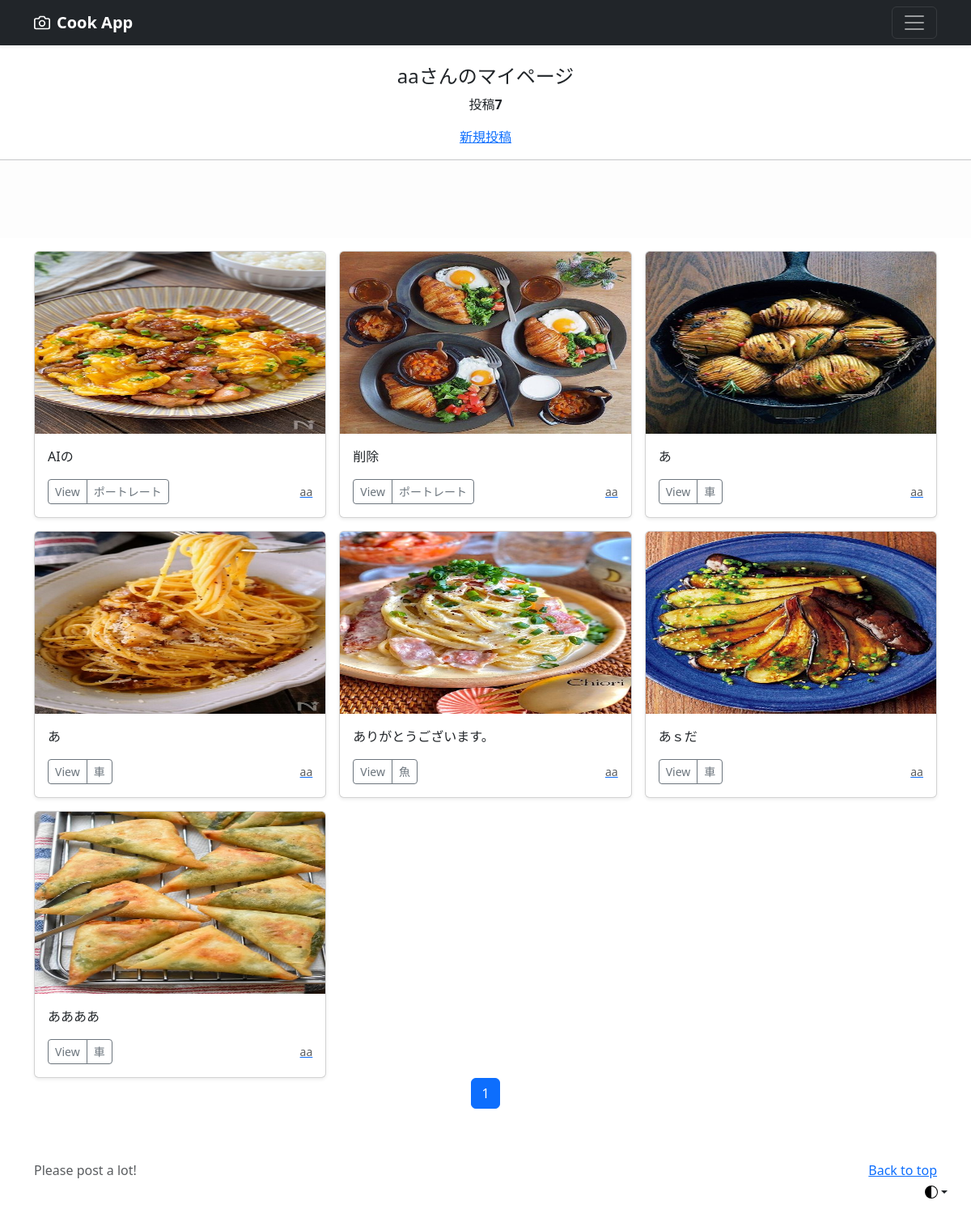
The app's page /mypage/ (signed in) with its own data.
### accounts/models.py (models this page shows)
class CustomUser(AbstractUser):
    pass

### photo/models.py (models this page shows, shortened)
class PhotoPost(models.Model):
    user = models.ForeignKey(
        CustomUser,
        verbose_name='ユーザー',
        on_delete=models.CASCADE
    )
    category = models.ForeignKey(
        Category,
        verbose_name='カテゴリ',
        on_delete=models.PROTECT
    )
    title = models.CharField(
        verbose_name = 'タイトル',
        max_length = 200
    )
    comment = models.TextField(
        verbose_name = 'コメント',
        max_length = 1000
    )
    image1 = models.ImageField(
        verbose_name = '写真1',
        upload_to = 'photos'
    )
    image2 = models.ImageField(
        verbose_name = '写真2',
        upload_to = 'photos',
        blank = True,
        null = True
    )
    posted_at = models.DateTimeField(
        verbose_name = '投稿日',
        auto_now_add = True
    )

class Category(models.Model):
    title=models.CharField(
        verbose_name='カテゴリ',
        max_length=20
    )

### photo/views.py (the view)
# urls.py: path('mypage/',views.MypageView.as_view(),name='mypage'),
class MypageView(ListView):
    template_name = 'mypage.html'
    paginate_by = 9
    def get_queryset(self):
        queryset = PhotoPost.objects.filter(user=self.request.user).order_by('-posted_at')
        return queryset

### photo/templates/mypage.html (shortened to what this page needs)
{% extends 'base.html' %}
{% block contents %}
{% if user.is_authenticated %}
<br>
<div style="text-align:center">
<h4>{{user.username}}さんのマイページ</h4>
{% if object_list.count == 0 %}
    <p>投稿がありません</p>
{% else %}
    <p> 投稿<strong>{{object_list.count}}</strong></p>
{% endif %}
<a href ="{% url 'photo:post' %}">新規投稿</a>
</div>
<hr
{% endif %}
{% include "photos_list.html" %}
{% include "pagination.html" %}
{% endblock %}

### photo/templates/photos_list.html (shortened to what this page needs)
<div class="album py-5 bg-light">
  <div class="container">
    <div class="row row-cols-1 row-cols-sm-2 row-cols-md-3 g-3">
        {% for record in object_list %}
          <div class="col">
            <div class="card shadow-sm">
                <img src="{{ record.image1.url }}" class="bd-placeholder-img card-img-top" width="100%" height="225" xmlns="http://www.w3.org/2000/svg" role="img" aria-label="Placeholder: Thumbnail" preserveAspectRatio="xMidYMid slice" focusable="false">
                      <rect width="100%" height="100%" fill="#55595c"/>
                          <div class="card-body">
                            <p class="card-text">
                              {{ record.title }}
                            </p>
                            <div class="d-flex justify-content-between align-items-center">
                                <div class="btn-group">
                                  <button type="button" class="btn btn-sm btn-outline-secondary" onclick="location.href='{% url 'photo:photo_detail' record.pk %}'">View</button>
                                  <button type="button" class="btn btn-sm btn-outline-secondary" onclick="location.href='{% url 'photo:photos_cat' category=record.category.id %}'">{{record.category.title}}</button>
                                </div>
                                <a href="{% url 'photo:user_list' user=record.user.id %}"><small class="text-muted">{{record.user.username}}</small>
                                </a>
                            </div>
                          </div>
            </div>
          </div>
          {% endfor %}
    </div>
  </div>

### photo/templates/base.html (style rules this page uses)
.bd-placeholder-img { font-size: 1.125rem; text-anchor: middle; -webkit-user-select: none; -moz-user-select: none; user-select: none; }

### records on screen
CustomUser: username "aa"
PhotoPost: image1 (picture), title "AIの", category "ポートレート", user.username "aa"
PhotoPost: image1 (picture), title "削除", category "ポートレート", user.username "aa"
PhotoPost: image1 (picture), title "あ", category "車", user.username "aa"
PhotoPost: image1 (picture), title "あ", category "車", user.username "aa"
PhotoPost: image1 (picture), title "ありがとうございます。", category "魚", user.username "aa"
PhotoPost: image1 (picture), title "あｓだ", category "車", user.username "aa"
PhotoPost: image1 (picture), title "ああああ", category "車", user.username "aa"

### other values on screen
{{ object_list.count }} "7"
{{ num }} "1"
